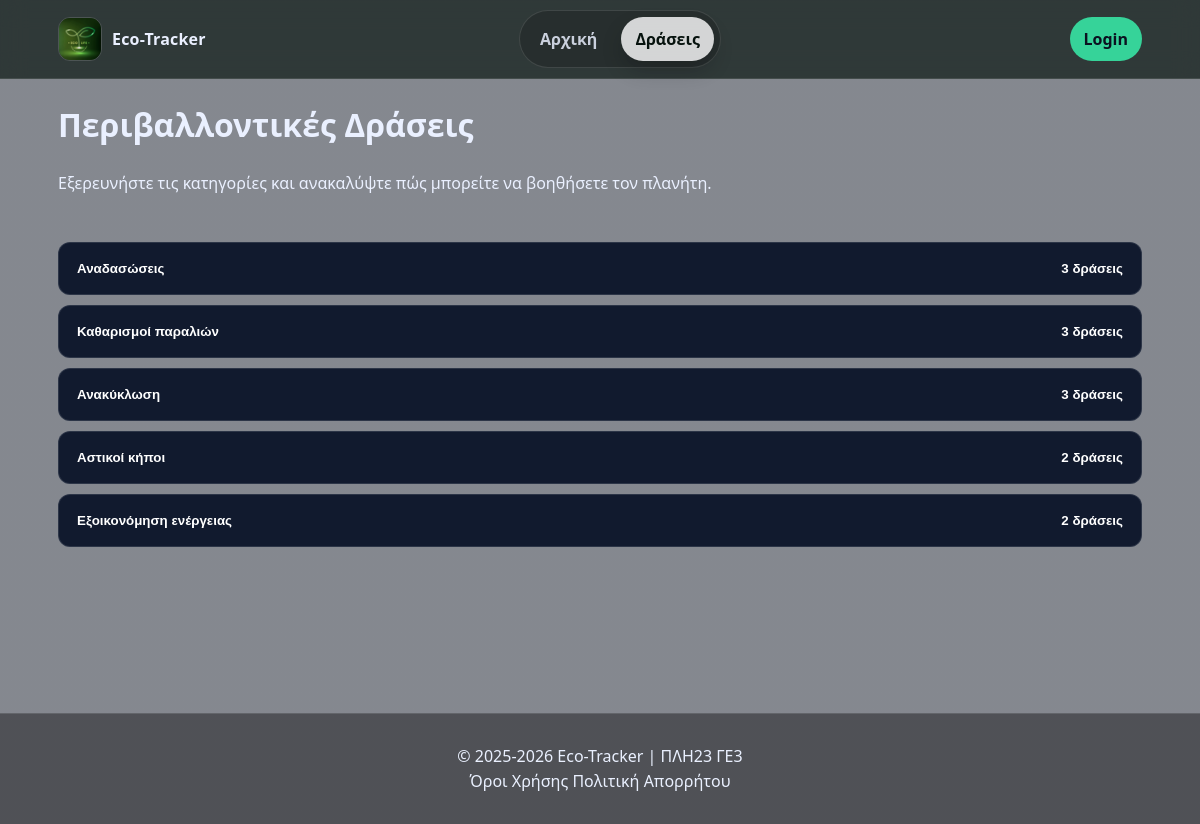
The app's page /actions.php with its own data.
### tables this page shows
CREATE TABLE `categories` (
  `id` int(11) NOT NULL,
  `name` varchar(100) NOT NULL
);

### actions.php (the view, shortened to what this page needs)
<?php
include('db_connect.php');
include('header.php');
$stmt_cat = $pdo->query("SELECT * FROM categories");
$categories = $stmt_cat->fetchAll();
?>
<main id="main" class="container">
    <div class="page-head">
        <div>
            <h1>Περιβαλλοντικές Δράσεις</h1>
            <p>Εξερευνήστε τις κατηγορίες και ανακαλύψτε πώς μπορείτε να βοηθήσετε τον πλανήτη.</p>
        </div>
    </div>
    <section class="accordion" aria-label="Κατηγορίες δράσεων">
        <?php foreach ($categories as $cat): ?>
            <button class="acc-btn" type="button"
                    data-accordion="btn"
                    aria-controls="panel-<?php echo $cat['id']; ?>">
                 <?php echo htmlspecialchars($cat['name']); ?>
                <?php
                    $stmt_count = $pdo->prepare("SELECT COUNT(*) FROM actions WHERE category_id = ?");
                    $stmt_count->execute([$cat['id']]);
                    $count = $stmt_count->fetchColumn();
                ?>
                <span><?php echo $count; ?> δράσεις</span>
            </button>
        <?php endforeach; ?>
    </section>
</main>
<?php
include('footer.php');
?>

### header.php (shortened to what this page needs)
<!doctype html>
<html lang="el">
<head>
    <link rel="stylesheet" href="assets/css/style.css" />
</head>
<body>
    <header class="site-header">
        <div class="container header-inner">
            <a class="brand" href="index.php" aria-label="Eco-Tracker - Αρχική">
                <img src="assets/img/logo.png" alt="Λογότυπο Eco-Tracker">
                <span>Eco-Tracker</span>
            </a>
            <nav class="site-nav" aria-label="Κύρια πλοήγηση">
                <a href="index.php">Αρχική</a>
                <a href="actions.php">Δράσεις</a>
            </nav>
            <div class="header-actions">
                <?php
                if (isset($_SESSION['user_id'])):
                ?>
                    <span style="color: var(--muted); font-size: 0.85rem; margin-right: 12px;">
                        Συνδεδεμένος: <strong><?php echo htmlspecialchars($_SESSION['username']); ?></strong>
                    </span>
                    <a class="btn" href="logout.php">Logout</a>
                <?php else: ?>
                    <a class="btn btn-primary" href="login.php">Login</a>
                <?php endif; ?>
            </div>
        </div>
    </header>

### footer.php (shortened to what this page needs)
    <footer class="site-footer">
        <div class="container footer-inner">
            <div class="small">© 2025-2026 Eco-Tracker | ΠΛΗ23 ΓΕ3</div>
            <div class="inline" aria-label="Νομικά">
                <a href="assets/pdf/TermsOfUse.pdf" target="_blank" rel="noopener">Όροι Χρήσης</a>
                <a href="assets/pdf/PrivacyPolicy.pdf" target="_blank" rel="noopener">Πολιτική Απορρήτου</a>
            </div>
        </div>
    </footer>
</body>
</html>

### assets/css/style.css (style rules this page uses)
:root { --bg: #0b1220; --card: #111a2e; --card2: #0f1a33; --text: #eaf0ff; --muted: #b8c4e6; --brand: #36d399; --brand2: #22c55e; --danger: #ff5c7a; --border: rgba(234, 240, 255, 0.12); --shadow: 0 12px 30px rgba(0, 0, 0, .35); --radius: 16px; --max: 1120px; --focus: 0 0 0 3px rgba(54, 211, 153, 0.25); --glass-bg: rgba(17, 26, 46, .20); --glass-bg-2: rgba(255, 255, 255, .08); --glass-border: rgba(255, 255, 255, .18); --glass-blur: 25px; }
* { box-sizing: border-box; }
html, body { height: 100%; }
body { margin: 0; font-family: system-ui, -apple-system, Segoe UI, Roboto, Arial, sans-serif; background: linear-gradient(rgba(11, 18, 32, 0.5), rgba(11, 18, 32, 0.5)), url("../img/bg.jpg") no-repeat center center fixed; background-size: cover; color: var(--text); line-height: 1.55; }
a { color: inherit; text-decoration: none; }
img { max-width: 100%; display: block; }
.container { max-width: var(--max); margin: 0 auto; padding: 0 18px; }
main { min-height: calc(100vh - 78px - 88px); padding: 24px 0 40px; }
header.site-header { position: sticky; top: 0; z-index: 20; background: rgba(8, 20, 16, .68); backdrop-filter: blur(12px); border-bottom: 1px solid rgba(255, 255, 255, .10); }
.header-inner { height: 78px; display: grid; grid-template-columns: 220px 1fr 180px; gap: 12px; align-items: center; }
.brand { display: flex; align-items: center; gap: 10px; }
.brand img { width: 44px; height: 44px; border-radius: 12px; border: 1px solid rgba(255, 255, 255, .14); }
.brand span { font-weight: 800; letter-spacing: .2px; }
nav.site-nav { justify-self: center; display: flex; gap: 10px; align-items: center; padding: 6px; border: 1px solid rgba(255, 255, 255, .12); background: rgba(0, 0, 0, .18); border-radius: 999px; }
nav.site-nav a { padding: 10px 14px; border-radius: 999px; color: rgba(234, 240, 255, .84); font-weight: 650; }
nav.site-nav a.active, nav.site-nav a[aria-current="page"] { color: #06120e; background: rgba(255, 255, 255, .80); box-shadow: 0 10px 20px rgba(0, 0, 0, .20); }
.header-actions { justify-self: end; display: flex; gap: 10px; align-items: center; }
.btn { display: inline-flex; align-items: center; justify-content: center; padding: 10px 14px; border-radius: 999px; border: 1px solid rgba(255, 255, 255, .18); background: rgba(0, 0, 0, .18); color: rgba(234, 240, 255, .92); font-weight: 750; cursor: pointer; transition: 0.2s; }
.btn-primary { background: var(--brand); color: #0b1220; border: none; }
.page-head { display: flex; align-items: center; justify-content: space-between; margin-bottom: 30px; }
.accordion { display: flex; flex-direction: column; gap: 10px; }
.acc-btn { width: 100%; padding: 18px; border-radius: 12px; border: 1px solid var(--border); background: var(--card); color: #fff; font-weight: 700; cursor: pointer; display: flex; justify-content: space-between; }
footer.site-footer { padding: 30px 0; border-top: 1px solid var(--border); background: rgba(0,0,0,0.4); text-align: center; }

### records on screen
categories: name "Αναδασώσεις", count "3"
categories: name "Καθαρισμοί παραλιών", count "3"
categories: name "Ανακύκλωση", count "3"
categories: name "Αστικοί κήποι", count "2"
categories: name "Εξοικονόμηση ενέργειας", count "2"
